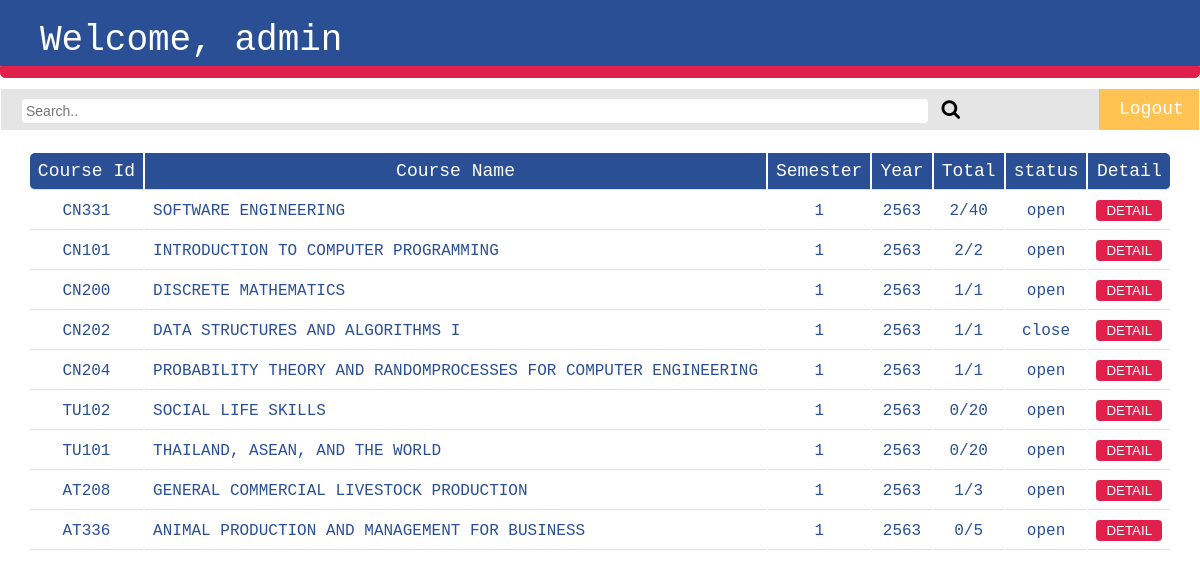
The page /admin (signed in) on the database its author committed.
### users/models.py (models this page shows, shortened)
class Course(models.Model):
    status = [
        ('open','Open'),
        ('close', 'Close'),
    ]
    course_id = models.CharField(max_length=5)
    course_name = models.CharField(max_length=64)
    course_sem = models.CharField(max_length=1)
    course_year = models.CharField(max_length=4)
    course_total = models.CharField(max_length=64)
    course_status = models.CharField(max_length=5, choices=status)

### users/views.py (the view)
# urls.py: path('admin', views.admin, name='admin'),
def admin(request) :
    if not request.user.is_authenticated :
        return HttpResponseRedirect(reverse("login"))
    else :
        if request.user.is_staff :
            courses = Course.objects.all()
            count = []
            for course in courses :
                cnt = Student.objects.filter(course=course).count()
                count.append(cnt)
            return render(request, "users/admin.html", {
                "courses" : zip(courses,count)
            })
        else :
            return HttpResponseRedirect(reverse("index"))

### users/templates/users/admin.html (shortened to what this page needs)
{% extends "users/layout.html" %}
{% block body %}
    <h1>Welcome, {{ request.user.username }}</h1>
    <div class="bar-head"></div>
    <link rel="stylesheet" href="https://cdnjs.cloudflare.com/ajax/libs/font-awesome/4.7.0/css/font-awesome.min.css">
    <div class="topnav-admin">
        <div class="search-container">
            <form action="{% url 'search_admin' %}" method="POST">
                <input type="text" placeholder="Search.." name="course_id">
                <button type="submit" value="search"><i class="fa fa-search"></i></button>
            </form>
        </div>
        <a href="{% url 'logout' %}">Logout</a>
    </div>
    {% if not courses %}
            <h3>No Course</h3>
    {% else %}
        <table>
            <tr>
                <th> Course Id </th>
                <th> Course Name </th>
                <th> Semester </th>
                <th> Year </th>
                <th> Total </th>
                <th> status </th>
                <th> Detail </th>
            </tr>
            {% for course,count in courses %}
                <tr>
                    <td>{{ course.course_id }}</td>
                    <td>{{ course.course_name }}</td>
                    <td>{{ course.course_sem }}</td>
                    <td>{{ course.course_year }}</td>
                    <td>{{ count }}/{{ course.course_total }}</td>
                    <td>{{ course.course_status }}</td>
                    <td>
                        <form action="{% url 'detail' %}" method="POST">
                            <button name="detail" type="submit" value="{{ course.course_id }}">DETAIL</button>
                        </form>
                    </td>
                </tr>
            {% endfor %}
        </table>
    {% endif %}
{% endblock %}

### users/static/css/layout.css (style rules this page uses)
body { margin:0px; font-family: monospace; }
div { color: #3F966B; background-color: #90EABD; border: 1px solid #3F966B; border-radius: 4px; margin-bottom: 10px; padding: 10px 10px 10px 30px; }
.bar-head { padding: 5px 0px; border-radius: 0px 0px 5px 5px; background-color: #DF214C; border-color: #DF214C; }
h1 { font-size: 36px; font-family: monospace; font-weight: lighter; background-color: #2A4F95; margin: 0; padding: 20px 20px 5px 40px; color: #FFFFFF; }
.topnav-admin { display: grid; grid-template-columns: auto 100px; background-color: #FFFFFF; border-color: #FFFFFF; margin: 0px; padding: 0px; }
.search-container { display: grid; align-content: center; border-radius: 0px; background-color: #E5E5E5; border-color: #E5E5E5; margin: 0px; padding: 5px 20px; }
.search-container input[type=text] { width: 85%; border-radius: 4px; padding: 4px; font-size: 14px; border: none; }
.search-container button { background: #E5E5E5; font-size: 20px; border: none; cursor: pointer; }
a { padding: 10px 20px; text-align: center; color: #FFFFFF; font-size: 18px; }
a:link { text-decoration: none; }
a:nth-child(2) { background-color: #DF214C; border-color: #DF214C; border-bottom: 1px solid #DF214C; }
a:last-child { background-color: #ffc353; border-color: #ffc353; border-bottom: 1px solid #ffc353; }
table { margin: auto; font-family: monospace; font-weight: lighter; padding-top: 20px; }
table th { font-family: monospace; font-weight: lighter; font-size: 18px; color: #FFFFFF; background-color: #2A4F95; }
table td { color: #2A4F95; font-size: 16px; }
th, td { padding: 8px; border-bottom: 1px solid #ddd; text-align: center; }
td:nth-child(2) { text-align: left; }
th:first-child { border-radius: 5px 0px 0px 5px; }
th:last-child { border-radius: 0px 5px 5px 0px; }
td button { border: #DF214C; border-radius: 4px; color: #FFFFFF; background-color: #DF214C; padding: 3px 10px; }

### rows shown on the page
Course: course_id "CN331", course_name "SOFTWARE ENGINEERING", course_sem "1", course_year "2563", count "2", course_total "40", course_status "open"
Course: course_id "CN101", course_name "INTRODUCTION TO COMPUTER PROGRAMMING", course_sem "1", course_year "2563", count "2", course_total "2", course_status "open"
Course: course_id "CN200", course_name "DISCRETE MATHEMATICS", course_sem "1", course_year "2563", count "1", course_total "1", course_status "open"
Course: course_id "CN202", course_name "DATA STRUCTURES AND ALGORITHMS I", course_sem "1", course_year "2563", count "1", course_total "1", course_status "close"
Course: course_id "CN204", course_name "PROBABILITY THEORY AND RANDOMPROCESSES FOR COMPUTER ENGINEERING", course_sem "1", course_year "2563", count "1", course_total "1", course_status "open"
Course: course_id "TU102", course_name "SOCIAL LIFE SKILLS", course_sem "1", course_year "2563", count "0", course_total "20", course_status "open"
Course: course_id "TU101", course_name "THAILAND, ASEAN, AND THE WORLD", course_sem "1", course_year "2563", count "0", course_total "20", course_status "open"
Course: course_id "AT208", course_name "GENERAL COMMERCIAL LIVESTOCK PRODUCTION", course_sem "1", course_year "2563", course_total "3", course_status "open"
Course: course_id "AT336", course_name "ANIMAL PRODUCTION AND MANAGEMENT FOR BUSINESS", course_sem "1", course_year "2563", count "0", course_total "5", course_status "open"

### other values the page prints
{{ request.user.username }} "admin"
